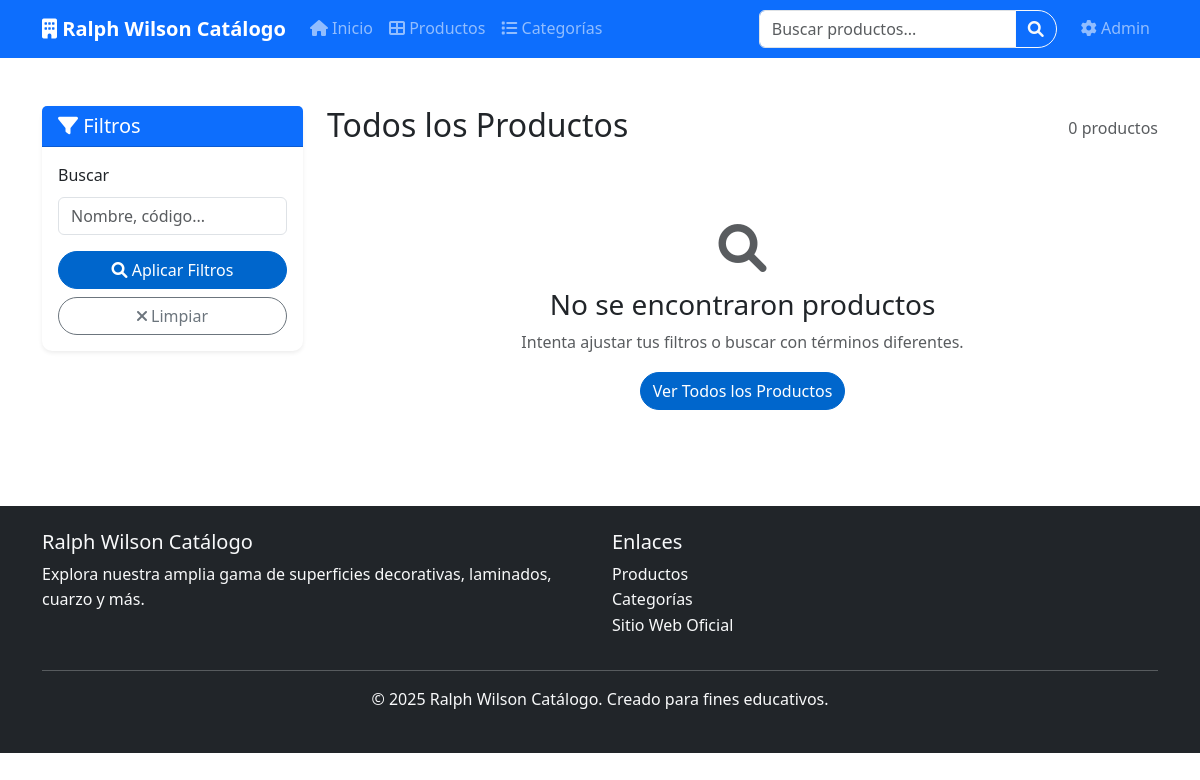
The page /products on the database as committed earlier.
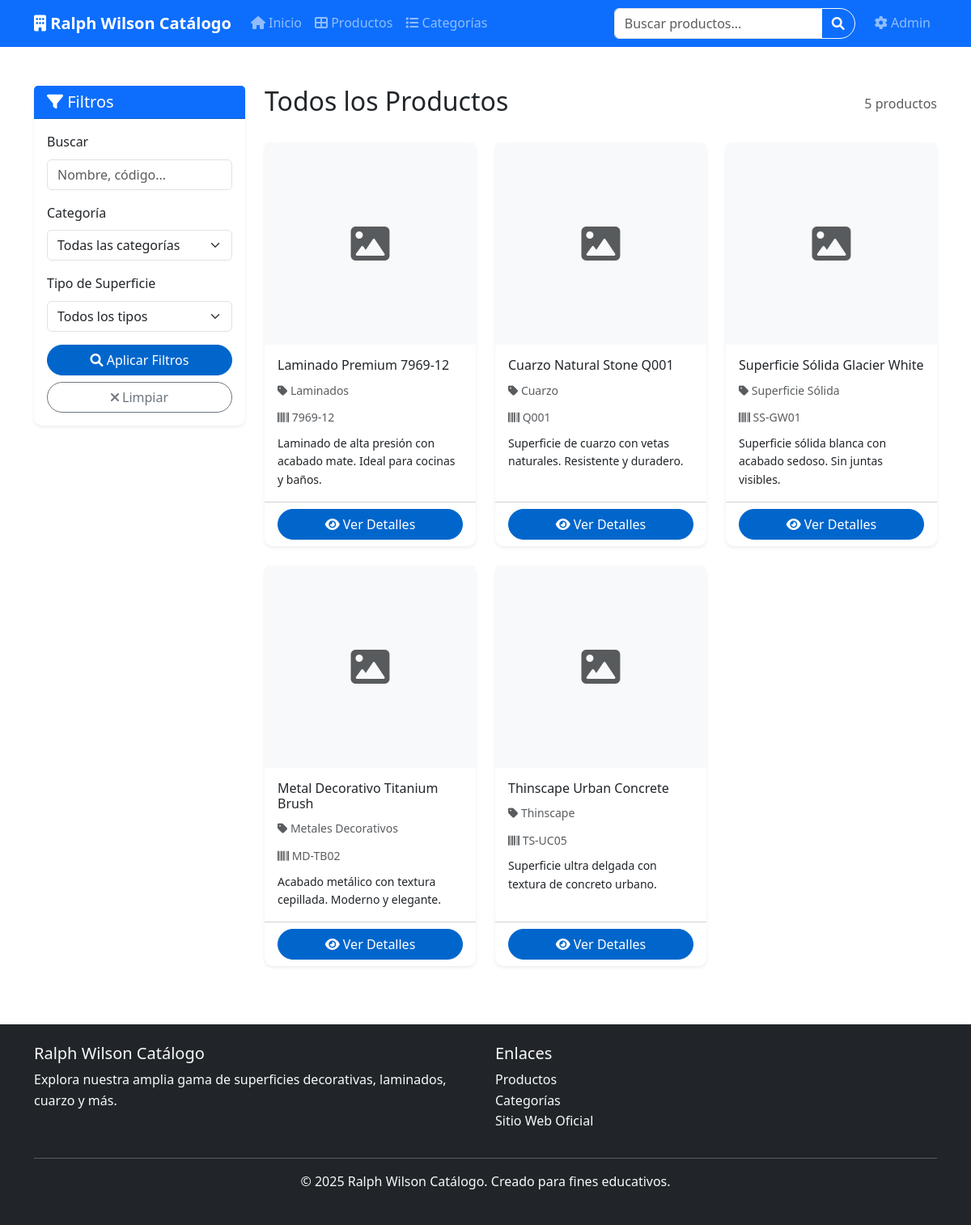
The same page on the database as committed later.
### models.py (models this page shows, shortened)
class Product(db.Model):
    __tablename__ = 'products'
    id = db.Column(db.Integer, primary_key=True)
    name = db.Column(db.String(255), nullable=False)
    category = db.Column(db.String(100), nullable=False)
    subcategory = db.Column(db.String(100))
    description = db.Column(db.Text)
    image_url = db.Column(db.String(500))
    local_image_path = db.Column(db.String(500))
    product_url = db.Column(db.String(500))
    design_group = db.Column(db.String(100))
    color_group = db.Column(db.String(100))
    finish = db.Column(db.String(100))
    surface_type = db.Column(db.String(100))
    price = db.Column(db.Float)
    dimensions = db.Column(db.String(100))
    material_code = db.Column(db.String(50))
    created_at = db.Column(db.DateTime, default=datetime.utcnow)
    updated_at = db.Column(db.DateTime, default=datetime.utcnow, onupdate=datetime.utcnow)

### app_with_timer.py (the view, shortened to what this page needs)
@app.route('/products')
def products():
    page = request.args.get('page', 1, type=int)
    per_page = request.args.get('per_page', 12, type=int)
    category = request.args.get('category', '')
    search = request.args.get('search', '')
    surface_type = request.args.get('surface_type', '')
    design_group = request.args.get('design_group', '')
    color_group = request.args.get('color_group', '')
    query = Product.query
    if category:
        query = query.filter(Product.category.ilike(f'%{category}%'))
    if surface_type:
        query = query.filter(Product.surface_type.ilike(f'%{surface_type}%'))
    if design_group:
        query = query.filter(Product.design_group.ilike(f'%{design_group}%'))
    if color_group:
        query = query.filter(Product.color_group.ilike(f'%{color_group}%'))
    products_pagination = query.paginate(
        page=page, per_page=per_page, error_out=False
    )
    all_categories = db.session.query(distinct(Product.category)).filter(Product.category.isnot(None)).all()
    all_surface_types = db.session.query(distinct(Product.surface_type)).filter(Product.surface_type.isnot(None)).all()
    all_design_groups = db.session.query(distinct(Product.design_group)).filter(Product.design_group.isnot(None)).all()
    all_color_groups = db.session.query(distinct(Product.color_group)).filter(Product.color_group.isnot(None)).all()
    return render_template('products.html',
                         products=products_pagination.items,
                         pagination=products_pagination,
                         current_filters={
                             'category': category,
                             'search': search,
                             'surface_type': surface_type,
                             'design_group': design_group,
                             'color_group': color_group
                         },
                         filter_options={
                             'categories': [c[0] for c in all_categories if c[0]],
                             'surface_types': [s[0] for s in all_surface_types if s[0]],
                             'design_groups': [d[0] for d in all_design_groups if d[0]],
                             'color_groups': [c[0] for c in all_color_groups if c[0]]
                         })

### templates/products.html (shortened to what this page needs)
{% extends "base.html" %}
{% block content %}
<div class="container my-5">
    <div class="row">
        <div class="col-lg-3 mb-4">
            <div class="card shadow-sm">
                <div class="card-header bg-primary text-white">
                    <h5 class="mb-0">
                        <i class="fas fa-filter"></i> Filtros
                    </h5>
                </div>
                <div class="card-body">
                    <form method="GET" action="{{ url_for('products') }}">
                        <div class="mb-3">
                            <label for="search" class="form-label">Buscar</label>
                            <input type="text" class="form-control" id="search" name="search"
                                   value="{{ current_filters.search }}" placeholder="Nombre, código...">
                        </div>
                        {% if filter_options.categories %}
                        <div class="mb-3">
                            <label for="category" class="form-label">Categoría</label>
                            <select class="form-select" id="category" name="category">
                                <option value="">Todas las categorías</option>
                            </select>
                        </div>
                        {% endif %}
                        {% if filter_options.surface_types %}
                        <div class="mb-3">
                            <label for="surface_type" class="form-label">Tipo de Superficie</label>
                            <select class="form-select" id="surface_type" name="surface_type">
                                <option value="">Todos los tipos</option>
                            </select>
                        </div>
                        {% endif %}
                        <div class="d-grid gap-2">
                            <button type="submit" class="btn btn-primary">
                                <i class="fas fa-search"></i> Aplicar Filtros
                            </button>
                            <a href="{{ url_for('products') }}" class="btn btn-outline-secondary">
                                <i class="fas fa-times"></i> Limpiar
                            </a>
                        </div>
                    </form>
                </div>
            </div>
        </div>
        <div class="col-lg-9">
            <div class="d-flex justify-content-between align-items-center mb-4">
                <h2>
                    {% if current_filters.search %}
                        Resultados para "{{ current_filters.search }}"
                    {% elif current_filters.category %}
                        {{ current_filters.category }}
                    {% else %}
                        Todos los Productos
                    {% endif %}
                </h2>
                <span class="text-muted">{{ pagination.total }} productos</span>
            </div>
            {% if products %}
            <div class="row">
                {% for product in products %}
                <div class="col-md-6 col-xl-4 mb-4">
                    <div class="card h-100 shadow-sm product-card">
                        {% if product.local_image_path %}
                            <img src="{{ url_for('static', filename=product.local_image_path) }}"
                                 class="card-img-top" alt="{{ product.name }}"
                                 style="height: 250px; object-fit: cover;">
                        {% elif product.image_url %}
                            <img src="{{ product.image_url }}"
                                 class="card-img-top" alt="{{ product.name }}"
                                 style="height: 250px; object-fit: cover;">
                        {% else %}
                            <div class="card-img-top d-flex align-items-center justify-content-center bg-light"
                                 style="height: 250px;">
                                <i class="fas fa-image fa-3x text-muted"></i>
                            </div>
                        {% endif %}
                        <div class="card-body">
                            <h6 class="card-title">{{ product.name }}</h6>
                            <div class="mb-2">
                                <small class="text-muted">
                                    <i class="fas fa-tag"></i> {{ product.category }}
                                </small>
                            </div>
                            {% if product.material_code %}
                            <div class="mb-2">
                                <small class="text-muted">
                                    <i class="fas fa-barcode"></i> {{ product.material_code }}
                                </small>
                            </div>
                            {% endif %}
                            {% if product.description %}
                            <p class="card-text small">
                                {{ product.description[:150] }}{% if product.description|length > 150 %}...{% endif %}
                            </p>
                            {% endif %}
                        </div>
                        <div class="card-footer bg-transparent">
                            <div class="d-grid">
                                <a href="{{ url_for('product_detail', product_id=product.id) }}"
                                   class="btn btn-primary">
                                    <i class="fas fa-eye"></i> Ver Detalles
                                </a>
                            </div>
                        </div>
                    </div>
                </div>
                {% endfor %}
            </div>
            {% else %}
            <div class="text-center py-5">
                <i class="fas fa-search fa-3x text-muted mb-3"></i>
                <h3>No se encontraron productos</h3>
                <p class="text-muted">
                    Intenta ajustar tus filtros o buscar con términos diferentes.
                </p>
                <a href="{{ url_for('products') }}" class="btn btn-primary">
                    Ver Todos los Productos
                </a>
            </div>
            {% endif %}
        </div>
    </div>
</div>
{% endblock %}

### templates/base.html (shortened to what this page needs)
<!DOCTYPE html>
<html lang="es">
<head>
    <link href="https://cdn.jsdelivr.net/npm/bootstrap@5.3.0/dist/css/bootstrap.min.css" rel="stylesheet">
    <link href="https://cdnjs.cloudflare.com/ajax/libs/font-awesome/6.0.0/css/all.min.css" rel="stylesheet">
    <link href="{{ url_for('static', filename='css/style.css') }}" rel="stylesheet">
</head>
<body>
    <nav class="navbar navbar-expand-lg navbar-dark bg-primary">
        <div class="container">
            <a class="navbar-brand" href="{{ url_for('index') }}">
                <i class="fas fa-building"></i> Ralph Wilson Catálogo
            </a>
            <div class="collapse navbar-collapse" id="navbarNav">
                <ul class="navbar-nav me-auto">
                    <li class="nav-item">
                        <a class="nav-link" href="{{ url_for('index') }}">
                            <i class="fas fa-home"></i> Inicio
                        </a>
                    </li>
                    <li class="nav-item">
                        <a class="nav-link" href="{{ url_for('products') }}">
                            <i class="fas fa-th-large"></i> Productos
                        </a>
                    </li>
                    <li class="nav-item">
                        <a class="nav-link" href="{{ url_for('categories') }}">
                            <i class="fas fa-list"></i> Categorías
                        </a>
                    </li>
                </ul>
                <form class="d-flex me-3" method="GET" action="{{ url_for('products') }}">
                    <div class="input-group">
                        <input class="form-control" type="search" name="search"
                               placeholder="Buscar productos..." value="{{ request.args.get('search', '') }}">
                        <button class="btn btn-outline-light" type="submit">
                            <i class="fas fa-search"></i>
                        </button>
                    </div>
                </form>
                <ul class="navbar-nav">
                    <li class="nav-item">
                        <a class="nav-link" href="{{ url_for('admin') }}">
                            <i class="fas fa-cog"></i> Admin
                        </a>
                    </li>
                </ul>
            </div>
        </div>
    </nav>
    <main>
        {% block content %}{% endblock %}
    </main>
    <footer class="bg-dark text-light py-4 mt-5">
        <div class="container">
            <div class="row">
                <div class="col-md-6">
                    <h5>Ralph Wilson Catálogo</h5>
                    <p>Explora nuestra amplia gama de superficies decorativas, laminados, cuarzo y más.</p>
                </div>
                <div class="col-md-6">
                    <h5>Enlaces</h5>
                    <ul class="list-unstyled">
                        <li><a href="{{ url_for('products') }}" class="text-light">Productos</a></li>
                        <li><a href="{{ url_for('categories') }}" class="text-light">Categorías</a></li>
                        <li><a href="https://www.ralphwilson.com.mx" target="_blank" class="text-light">Sitio Web Oficial</a></li>
                    </ul>
                </div>
            </div>
            <hr>
            <div class="text-center">
                <p>&copy; 2025 Ralph Wilson Catálogo. Creado para fines educativos.</p>
            </div>
        </div>
    </footer>
</body>
</html>

### static/css/style.css (style rules this page uses)
:root { --primary-color: #0066cc; --secondary-color: #6c757d; --success-color: #28a745; --warning-color: #ffc107; --danger-color: #dc3545; --info-color: #17a2b8; --light-color: #f8f9fa; --dark-color: #343a40; }
body { font-family: 'Segoe UI', Tahoma, Geneva, Verdana, sans-serif; line-height: 1.6; }
.navbar-brand { font-weight: bold; font-size: 1.25rem; }
.navbar-nav .nav-link { font-weight: 500; transition: color 0.3s ease; }
.card { border: none; border-radius: 10px; transition: all 0.3s ease; }
.btn { border-radius: 25px; font-weight: 500; transition: all 0.3s ease; }
.btn-primary { background-color: var(--primary-color); border-color: var(--primary-color); }
footer { background-color: var(--dark-color) !important; }
footer a { color: #adb5bd; text-decoration: none; transition: color 0.3s ease; }

Rows that differ between the two databases and show on the page:
added Product: name "Laminado Premium 7969-12", category "Laminados", material_code "7969-12", description "Laminado de alta presión con acabado mate. Ideal para cocinas y baños."
added Product: name "Cuarzo Natural Stone Q001", category "Cuarzo", material_code "Q001", description "Superficie de cuarzo con vetas naturales. Resistente y duradero."
added Product: name "Superficie Sólida Glacier White", category "Superficie Sólida", material_code "SS-GW01", description "Superficie sólida blanca con acabado sedoso. Sin juntas visibles."
added Product: name "Metal Decorativo Titanium Brush", category "Metales Decorativos", material_code "MD-TB02", description "Acabado metálico con textura cepillada. Moderno y elegante."
added Product: name "Thinscape Urban Concrete", category "Thinscape", material_code "TS-UC05", description "Superficie ultra delgada con textura de concreto urbano."
Other text that changed with them:
form field category: (not shown) → "Todas las categorías"
form field surface_type: (not shown) → "Todos los tipos"
{{ pagination.total }}: "0" → "5"
text no longer shown: "No se encontraron productos Intenta ajustar tus filtros o buscar con términos diferentes. Ver Todos los Productos"
text now shown: "Categoría Tipo de Superficie"
